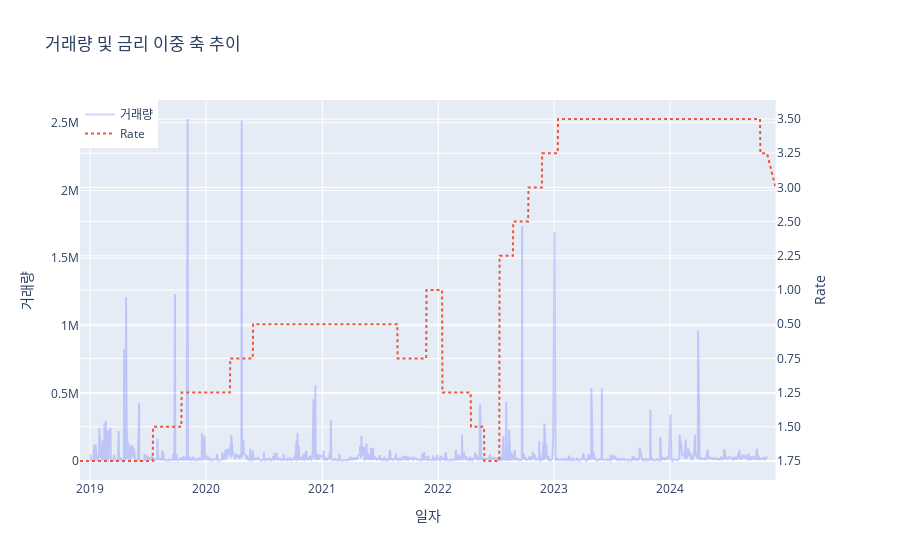

The notebook cell saved with this chart:
### Code cell
# 거래량 vs 금리 비교 
import plotly.graph_objects as go
from plotly.subplots import make_subplots

# 이중 축 서브플롯 생성
fig = make_subplots(specs=[[{"secondary_y": True}]])

# 첫 번째 y축: '거래량' 선 그래프 추가
fig.add_trace(
    go.Scatter(x=merged_df_1['일자'], y=merged_df_1['거래량'], name='거래량', mode='lines', opacity=0.3),
    secondary_y=False  # 첫 번째 y축 사용
)

# 두 번째 y축: 'rate' 선 그래프 추가
fig.add_trace(
    go.Scatter(x=merged_df_1['일자'], y=merged_df_1['rate'], name='Rate', mode='lines', line=dict(dash='dot')),
    secondary_y=True  # 두 번째 y축 사용
)

# 레이아웃 설정
fig.update_layout(
    title="거래량 및 금리 이중 축 추이",
    xaxis_title="일자",
    yaxis_title="거래량",
    legend=dict(x=0, y=1),
)

# y축 레이블 설정
fig.update_yaxes(title_text="거래량", secondary_y=False)  # 첫 번째 y축
fig.update_yaxes(title_text="Rate", secondary_y=True)    # 두 번째 y축

# 그래프 출력
fig.show()

### Figure 1 — Plotly figure (JSON) as saved in the notebook; plotly's stock layout.template omitted (floating-point values rounded to 4 significant figures; data arrays with more than 128 entries replaced by an {"elided": "..."} marker saying what was removed)
{"data": [{"mode": "lines", "name": "거래량", "opacity": 0.3, "type": "scatter", "x": {"elided": "1439 str values"}, "xaxis": "x", "y": {"elided": "1439 int values"}, "yaxis": "y"}, {"line": {"dash": "dot"}, "mode": "lines", "name": "Rate", "type": "scatter", "x": {"elided": "1439 str values"}, "xaxis": "x", "y": {"elided": "1439 str values"}, "yaxis": "y2"}], "layout": {"legend": {"x": 0, "y": 1}, "title": {"text": "거래량 및 금리 이중 축 추이"}, "xaxis": {"anchor": "y", "domain": [0, 0.94], "title": {"text": "일자"}}, "yaxis": {"anchor": "x", "domain": [0, 1], "title": {"text": "거래량"}}, "yaxis2": {"anchor": "x", "overlaying": "y", "side": "right", "title": {"text": "Rate"}}}}
